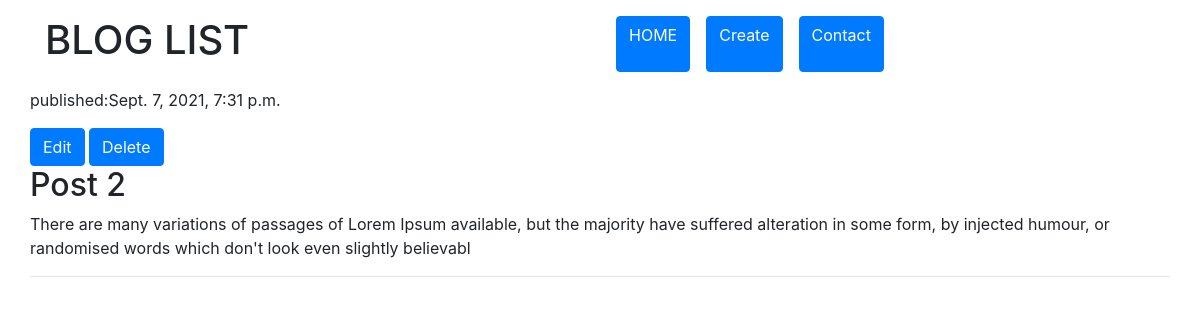
Screenshot of /post/3 with the database file from the repository.
### blog/models.py (models this page shows)
class Post(models.Model):
    author = models.ForeignKey('auth.User', on_delete=models.DO_NOTHING)
    title = models.CharField(max_length=24, null=False)
    content = models.TextField(max_length=200, null=False)
    create_date = models.DateField(default=timezone.now)
    date = models.DateTimeField(null=True)

### blog/views.py (the view)
# urls.py: path('post/<int:pk>', views.post_detail, name='post_detail'),
def post_detail(request, pk):
    post = get_object_or_404(Post, pk=pk)
    return render(request, 'blog/post_detail.html', {'post': post})

### blog/templates/blog/post_detail.html
{% extends 'blog/base.html' %}
{% block content %}
    <div class="container-fluid">
        <div class="container">
            <div class="row">
                <div class="post">
                    {% if post.date %}
                    <div class="date">
                        <p>published:{{ post.date }}</p>
                    </div>
                    <a class="btn btn-primary" href="{% url 'post_edit' pk=post.pk %}">Edit</a>
                    <a class="btn btn-primary" href="{% url 'post_delete' pk=post.pk %}">Delete</a>
                    <h2>{{ post.title }}</h2>
                    <p>{{ post.content }}</p>
                    <hr>
                    {% endif %}
                </div>
            </div>
        </div>
    </div>
    {% endblock content %}

### blog/static/css/blog.css (style rules this page uses)
body { background-color: aquamarine; }

### rows the page displays
Post: date "Sept. 7, 2021, 7:31 p.m.", title "Post 2", content "There are many variations of passages of Lorem Ipsum available, but the majority have suffered alteration in some form, by injected humour, or randomised words which don't look even slightly believabl"
